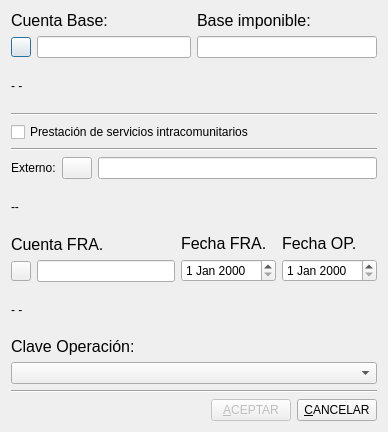
<?xml version="1.0" encoding="UTF-8"?>
<ui version="4.0">
 <author>José Manuel Díez Botella</author>
 <class>eib</class>
 <widget class="QDialog" name="eib">
  <property name="enabled">
   <bool>true</bool>
  </property>
  <property name="geometry">
   <rect>
    <x>0</x>
    <y>0</y>
    <width>388</width>
    <height>432</height>
   </rect>
  </property>
  <property name="windowTitle">
   <string>EIB - Prestación de sercicios intracomunitarios</string>
  </property>
  <layout class="QVBoxLayout" name="verticalLayout_3">
   <item>
    <layout class="QHBoxLayout">
     <property name="spacing">
      <number>6</number>
     </property>
     <property name="leftMargin">
      <number>0</number>
     </property>
     <property name="topMargin">
      <number>0</number>
     </property>
     <property name="rightMargin">
      <number>0</number>
     </property>
     <property name="bottomMargin">
      <number>0</number>
     </property>
     <item>
      <layout class="QVBoxLayout">
       <property name="spacing">
        <number>6</number>
       </property>
       <property name="leftMargin">
        <number>0</number>
       </property>
       <property name="topMargin">
        <number>0</number>
       </property>
       <property name="rightMargin">
        <number>0</number>
       </property>
       <property name="bottomMargin">
        <number>0</number>
       </property>
       <item>
        <widget class="QLabel" name="textLabel1">
         <property name="font">
          <font>
           <pointsize>12</pointsize>
          </font>
         </property>
         <property name="lineWidth">
          <number>1</number>
         </property>
         <property name="text">
          <string>Cuenta Base:</string>
         </property>
         <property name="wordWrap">
          <bool>false</bool>
         </property>
        </widget>
       </item>
       <item>
        <layout class="QHBoxLayout">
         <property name="spacing">
          <number>6</number>
         </property>
         <property name="leftMargin">
          <number>0</number>
         </property>
         <property name="topMargin">
          <number>0</number>
         </property>
         <property name="rightMargin">
          <number>0</number>
         </property>
         <property name="bottomMargin">
          <number>0</number>
         </property>
         <item>
          <widget class="QPushButton" name="ctabasepushButton">
           <property name="minimumSize">
            <size>
             <width>20</width>
             <height>20</height>
            </size>
           </property>
           <property name="maximumSize">
            <size>
             <width>20</width>
             <height>20</height>
            </size>
           </property>
           <property name="text">
            <string/>
           </property>
           <property name="icon">
            <iconset resource="keme.qrc">
             <normaloff>:/iconos/graf/viewer.xpm</normaloff>:/iconos/graf/viewer.xpm</iconset>
           </property>
          </widget>
         </item>
         <item>
          <widget class="QLineEdit" name="CtabaselineEdit"/>
         </item>
        </layout>
       </item>
      </layout>
     </item>
     <item>
      <layout class="QVBoxLayout">
       <property name="spacing">
        <number>6</number>
       </property>
       <property name="leftMargin">
        <number>0</number>
       </property>
       <property name="topMargin">
        <number>0</number>
       </property>
       <property name="rightMargin">
        <number>0</number>
       </property>
       <property name="bottomMargin">
        <number>0</number>
       </property>
       <item>
        <widget class="QLabel" name="textLabel2">
         <property name="font">
          <font>
           <pointsize>12</pointsize>
          </font>
         </property>
         <property name="text">
          <string>Base imponible:</string>
         </property>
         <property name="wordWrap">
          <bool>false</bool>
         </property>
        </widget>
       </item>
       <item>
        <widget class="QLineEdit" name="baselineEdit"/>
       </item>
      </layout>
     </item>
    </layout>
   </item>
   <item>
    <widget class="QLabel" name="basetextLabel">
     <property name="text">
      <string>- -</string>
     </property>
     <property name="wordWrap">
      <bool>false</bool>
     </property>
    </widget>
   </item>
   <item>
    <widget class="Line" name="line1">
     <property name="frameShape">
      <enum>QFrame::HLine</enum>
     </property>
     <property name="frameShadow">
      <enum>QFrame::Sunken</enum>
     </property>
     <property name="orientation">
      <enum>Qt::Horizontal</enum>
     </property>
    </widget>
   </item>
   <item>
    <widget class="QCheckBox" name="prservicioscheckBox">
     <property name="text">
      <string>Prestación de servicios intracomunitarios</string>
     </property>
    </widget>
   </item>
   <item>
    <widget class="Line" name="line1_2">
     <property name="frameShape">
      <enum>QFrame::HLine</enum>
     </property>
     <property name="frameShadow">
      <enum>QFrame::Sunken</enum>
     </property>
     <property name="orientation">
      <enum>Qt::Horizontal</enum>
     </property>
    </widget>
   </item>
   <item>
    <layout class="QHBoxLayout" name="horizontalLayout_2">
     <item>
      <widget class="QLabel" name="externo_label">
       <property name="text">
        <string>Externo:</string>
       </property>
      </widget>
     </item>
     <item>
      <widget class="QPushButton" name="externo_pushButton">
       <property name="sizePolicy">
        <sizepolicy hsizetype="Minimum" vsizetype="Minimum">
         <horstretch>0</horstretch>
         <verstretch>0</verstretch>
        </sizepolicy>
       </property>
       <property name="minimumSize">
        <size>
         <width>20</width>
         <height>20</height>
        </size>
       </property>
       <property name="maximumSize">
        <size>
         <width>30</width>
         <height>30</height>
        </size>
       </property>
       <property name="text">
        <string/>
       </property>
       <property name="icon">
        <iconset resource="keme.qrc">
         <normaloff>:/iconos/graf/viewer.xpm</normaloff>:/iconos/graf/viewer.xpm</iconset>
       </property>
       <property name="autoDefault">
        <bool>false</bool>
       </property>
      </widget>
     </item>
     <item>
      <widget class="QLineEdit" name="externo_lineEdit"/>
     </item>
    </layout>
   </item>
   <item>
    <widget class="QLabel" name="descrip_externo_label">
     <property name="sizePolicy">
      <sizepolicy hsizetype="Expanding" vsizetype="Preferred">
       <horstretch>0</horstretch>
       <verstretch>0</verstretch>
      </sizepolicy>
     </property>
     <property name="text">
      <string>--</string>
     </property>
    </widget>
   </item>
   <item>
    <layout class="QHBoxLayout" name="horizontalLayout">
     <item>
      <layout class="QHBoxLayout">
       <property name="spacing">
        <number>6</number>
       </property>
       <property name="leftMargin">
        <number>0</number>
       </property>
       <property name="topMargin">
        <number>0</number>
       </property>
       <property name="rightMargin">
        <number>0</number>
       </property>
       <property name="bottomMargin">
        <number>0</number>
       </property>
       <item>
        <layout class="QVBoxLayout">
         <property name="spacing">
          <number>6</number>
         </property>
         <property name="leftMargin">
          <number>0</number>
         </property>
         <property name="topMargin">
          <number>0</number>
         </property>
         <property name="rightMargin">
          <number>0</number>
         </property>
         <property name="bottomMargin">
          <number>0</number>
         </property>
         <item>
          <widget class="QLabel" name="textLabel8">
           <property name="font">
            <font>
             <pointsize>12</pointsize>
            </font>
           </property>
           <property name="text">
            <string>Cuenta FRA.</string>
           </property>
           <property name="wordWrap">
            <bool>false</bool>
           </property>
          </widget>
         </item>
         <item>
          <layout class="QHBoxLayout">
           <property name="spacing">
            <number>6</number>
           </property>
           <property name="leftMargin">
            <number>0</number>
           </property>
           <property name="topMargin">
            <number>0</number>
           </property>
           <property name="rightMargin">
            <number>0</number>
           </property>
           <property name="bottomMargin">
            <number>0</number>
           </property>
           <item>
            <widget class="QPushButton" name="ctafrapushButton">
             <property name="minimumSize">
              <size>
               <width>20</width>
               <height>20</height>
              </size>
             </property>
             <property name="maximumSize">
              <size>
               <width>20</width>
               <height>20</height>
              </size>
             </property>
             <property name="text">
              <string/>
             </property>
             <property name="icon">
              <iconset resource="keme.qrc">
               <normaloff>:/iconos/graf/viewer.xpm</normaloff>:/iconos/graf/viewer.xpm</iconset>
             </property>
            </widget>
           </item>
           <item>
            <widget class="QLineEdit" name="CtafralineEdit"/>
           </item>
          </layout>
         </item>
        </layout>
       </item>
       <item>
        <layout class="QVBoxLayout">
         <property name="spacing">
          <number>6</number>
         </property>
         <property name="leftMargin">
          <number>0</number>
         </property>
         <property name="topMargin">
          <number>0</number>
         </property>
         <property name="rightMargin">
          <number>0</number>
         </property>
         <property name="bottomMargin">
          <number>0</number>
         </property>
         <item>
          <widget class="QLabel" name="textLabel8_2">
           <property name="font">
            <font>
             <pointsize>12</pointsize>
            </font>
           </property>
           <property name="text">
            <string>Fecha FRA.</string>
           </property>
           <property name="wordWrap">
            <bool>false</bool>
           </property>
          </widget>
         </item>
         <item>
          <widget class="QDateEdit" name="FechafradateEdit"/>
         </item>
        </layout>
       </item>
      </layout>
     </item>
     <item>
      <layout class="QVBoxLayout" name="verticalLayout">
       <item>
        <widget class="QLabel" name="textLabel8_3">
         <property name="font">
          <font>
           <pointsize>12</pointsize>
          </font>
         </property>
         <property name="text">
          <string>Fecha OP.</string>
         </property>
         <property name="wordWrap">
          <bool>false</bool>
         </property>
        </widget>
       </item>
       <item>
        <widget class="QDateEdit" name="fechaoperaciondateEdit"/>
       </item>
      </layout>
     </item>
    </layout>
   </item>
   <item>
    <widget class="QLabel" name="fratextLabel">
     <property name="text">
      <string>- -</string>
     </property>
     <property name="wordWrap">
      <bool>false</bool>
     </property>
    </widget>
   </item>
   <item>
    <layout class="QVBoxLayout" name="verticalLayout_2">
     <item>
      <widget class="QLabel" name="textLabel8_4">
       <property name="font">
        <font>
         <pointsize>12</pointsize>
        </font>
       </property>
       <property name="text">
        <string>Clave Operación:</string>
       </property>
       <property name="wordWrap">
        <bool>false</bool>
       </property>
      </widget>
     </item>
     <item>
      <widget class="QComboBox" name="clavecomboBox">
       <property name="maximumSize">
        <size>
         <width>380</width>
         <height>16777215</height>
        </size>
       </property>
      </widget>
     </item>
    </layout>
   </item>
   <item>
    <widget class="Line" name="line4">
     <property name="frameShape">
      <enum>QFrame::HLine</enum>
     </property>
     <property name="frameShadow">
      <enum>QFrame::Sunken</enum>
     </property>
     <property name="orientation">
      <enum>Qt::Horizontal</enum>
     </property>
    </widget>
   </item>
   <item>
    <layout class="QHBoxLayout">
     <property name="spacing">
      <number>6</number>
     </property>
     <property name="leftMargin">
      <number>0</number>
     </property>
     <property name="topMargin">
      <number>0</number>
     </property>
     <property name="rightMargin">
      <number>0</number>
     </property>
     <property name="bottomMargin">
      <number>0</number>
     </property>
     <item>
      <spacer>
       <property name="orientation">
        <enum>Qt::Horizontal</enum>
       </property>
       <property name="sizeHint" stdset="0">
        <size>
         <width>40</width>
         <height>20</height>
        </size>
       </property>
      </spacer>
     </item>
     <item>
      <widget class="QPushButton" name="AceptarButton">
       <property name="enabled">
        <bool>false</bool>
       </property>
       <property name="text">
        <string>&amp;ACEPTAR</string>
       </property>
       <property name="icon">
        <iconset resource="keme.qrc">
         <normaloff>:/iconos/graf/ok-256x256.png</normaloff>:/iconos/graf/ok-256x256.png</iconset>
       </property>
       <property name="shortcut">
        <string>Alt+A</string>
       </property>
      </widget>
     </item>
     <item>
      <widget class="QPushButton" name="CancelarButton">
       <property name="text">
        <string>&amp;CANCELAR</string>
       </property>
       <property name="icon">
        <iconset resource="keme.qrc">
         <normaloff>:/iconos/graf/borrar.png</normaloff>:/iconos/graf/borrar.png</iconset>
       </property>
       <property name="shortcut">
        <string>Alt+C</string>
       </property>
      </widget>
     </item>
    </layout>
   </item>
  </layout>
 </widget>
 <layoutdefault spacing="6" margin="11"/>
 <tabstops>
  <tabstop>CtabaselineEdit</tabstop>
  <tabstop>baselineEdit</tabstop>
  <tabstop>prservicioscheckBox</tabstop>
  <tabstop>externo_lineEdit</tabstop>
  <tabstop>CtafralineEdit</tabstop>
  <tabstop>FechafradateEdit</tabstop>
  <tabstop>fechaoperaciondateEdit</tabstop>
  <tabstop>clavecomboBox</tabstop>
  <tabstop>ctabasepushButton</tabstop>
  <tabstop>externo_pushButton</tabstop>
  <tabstop>ctafrapushButton</tabstop>
  <tabstop>AceptarButton</tabstop>
  <tabstop>CancelarButton</tabstop>
 </tabstops>
 <resources>
  <include location="keme.qrc"/>
 </resources>
 <connections>
  <connection>
   <sender>CancelarButton</sender>
   <signal>clicked()</signal>
   <receiver>eib</receiver>
   <slot>reject()</slot>
   <hints>
    <hint type="sourcelabel">
     <x>20</x>
     <y>20</y>
    </hint>
    <hint type="destinationlabel">
     <x>20</x>
     <y>20</y>
    </hint>
   </hints>
  </connection>
 </connections>
</ui>
